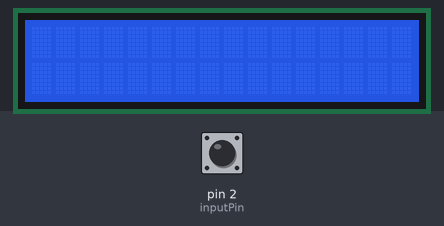
Simulated run of this sketch. Board: Arduino Uno, built with avr-gcc and run on an emulated ATmega328P. Parts: 16×2 character LCD. The inputs (shaded band) are chosen by the test bench; at power-on: pin 2 (inputPin) HIGH.

Above: at 1.2 s.
1.3 s: pin 2 (inputPin) pulled LOW for 0.15 s
At 2.5 s:
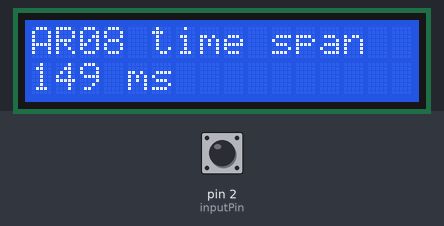
3.0 s: pin 2 (inputPin) pulled LOW for 1 s
At 5.1 s:
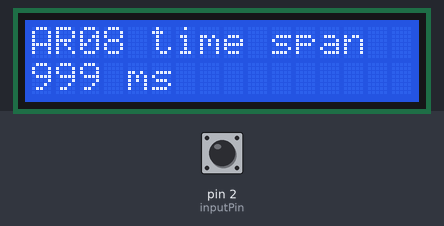
5.6 s: pin 2 (inputPin) pulled LOW for 1 s
At 7.1 s:
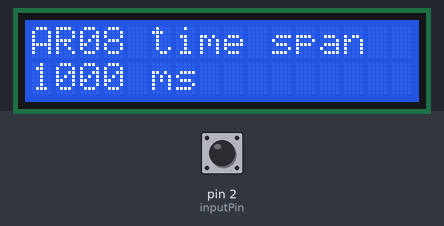
8.2 s: pin 2 (inputPin) pulled LOW for 3.2 s
At 11.9 s:
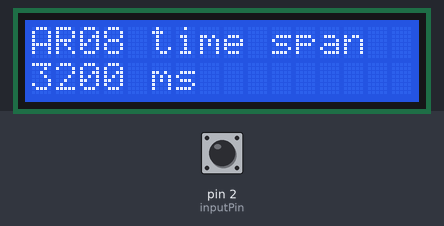
Timing chart, 0 to 13.4 s (numbered marks = the images above; inputs shaded):
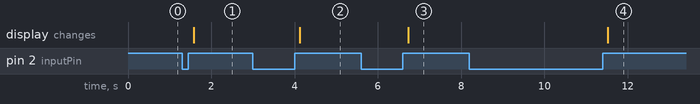

Measured:
- after the input at 1.3 s, the display: changes after 0.27 s (image 1)
- after the input at 3.0 s, the display: changes after 1.1 s (image 2)
- after the input at 5.6 s, the display: changes after 1.1 s (image 3)
- after the input at 8.2 s, the display: changes after 3.3 s (image 4)

The sketch:

AR08_Switch_time.ino.ino
```cpp
/*
 예제 5.3
 디지털 신호 입력 시간 측정하기
 */

// I2C 통신 라이브러리 설정
#include <Wire.h>
// I2C LCD 라리브러리 설정
#include <LiquidCrystal_I2C.h>

// LCD I2C address 설정 PCF8574:0x27, PCF8574A:0x3F
LiquidCrystal_I2C lcd(0x27,16,2);  // LCD address:0x27, 16X2 LCD, 0x3F

// 2번핀을 스위치 입력으로 설정
const int inputPin = 2;

// 현재의 시간을 저장하기 위한 변수
long startTime = 0;
// 실제 스위치가 눌린 후 지연되는 시간
long swCountTimer = 0;

void setup() {
  // 스위치 입력을 위하여 2번핀을 입력으로 설정하고 풀업시킨다
  pinMode(inputPin, INPUT_PULLUP);
  // 시리얼 통신을 설정한다
  Serial.begin(9600);
  lcd.init();
  lcd.clear();
  lcd.backlight();


}

void loop(){
  // 스위치 입력이 발생하였을 경우 실행
  if(digitalRead(inputPin) == LOW){
    // 현재의 시간을 startTime 변수에 넣는다.
    startTime = millis();
    // 스위치가 입력되는 동안 지연시킨다.
    while(digitalRead(inputPin)== LOW);
    // swCountTimer 변수에 스위치가 눌려진 시간을 넣는다.
    // 여기까지 측정된 시간에서 앞서 저장한 시간이 스위치가 눌려진 시간이 된다
    swCountTimer = millis() - startTime;
    // 시리얼 통신으로 값을 출력한다.
    delay(100);
    lcd.clear();
    lcd.setCursor(0,0);
    lcd.print("AR08 time span");
    lcd.setCursor(0,1);
    lcd.print(swCountTimer);
    lcd.print(" ms");

  }
}
```
